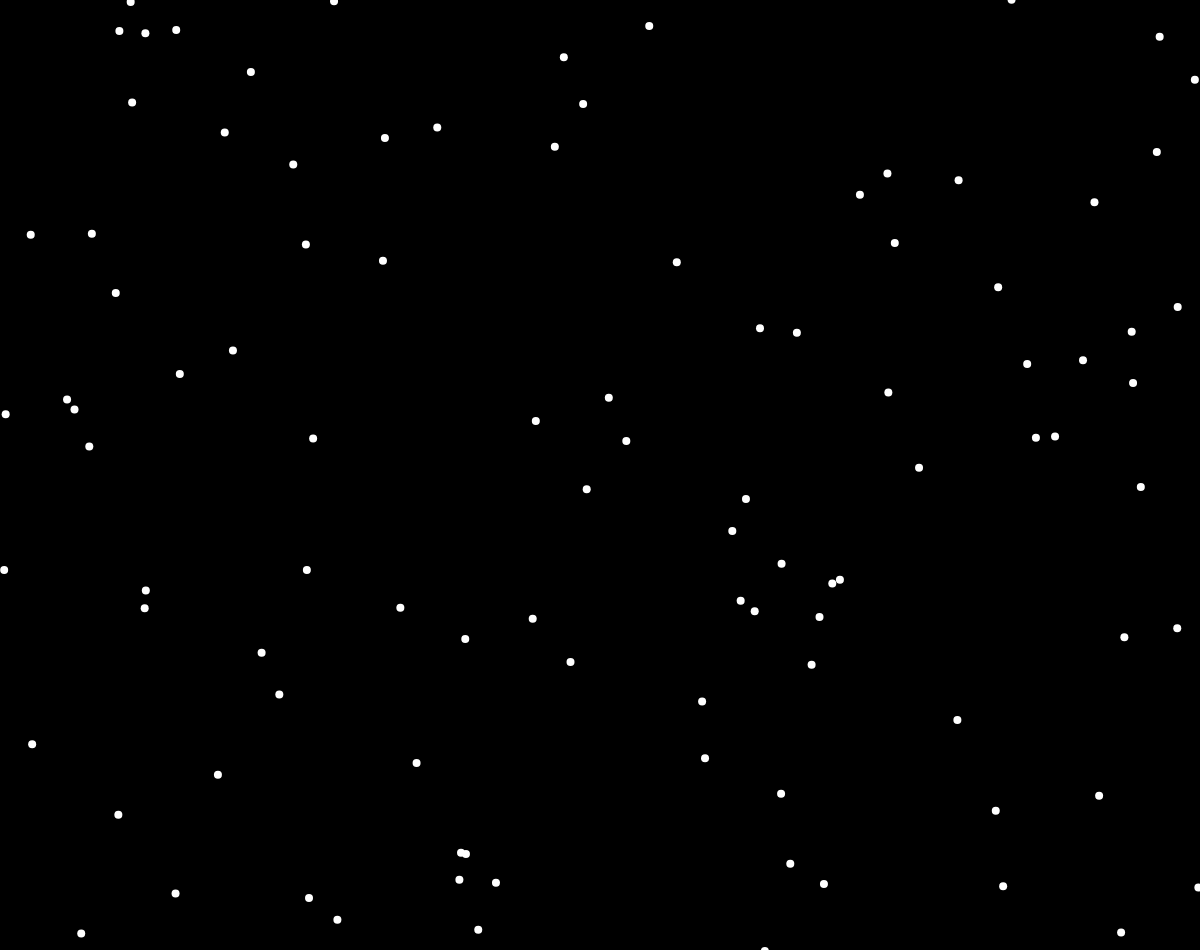
Frame 1 (no input)
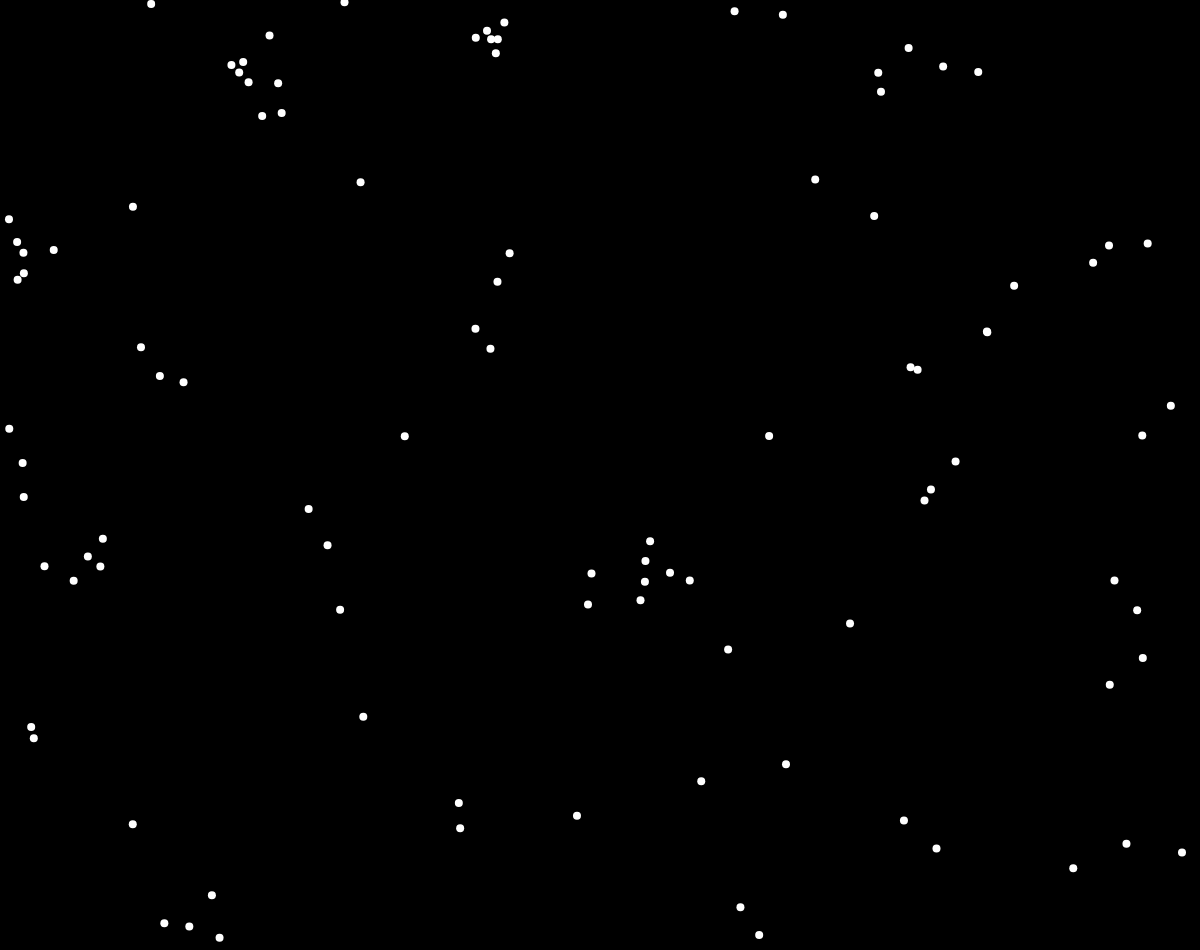
Frame 60 (no input)
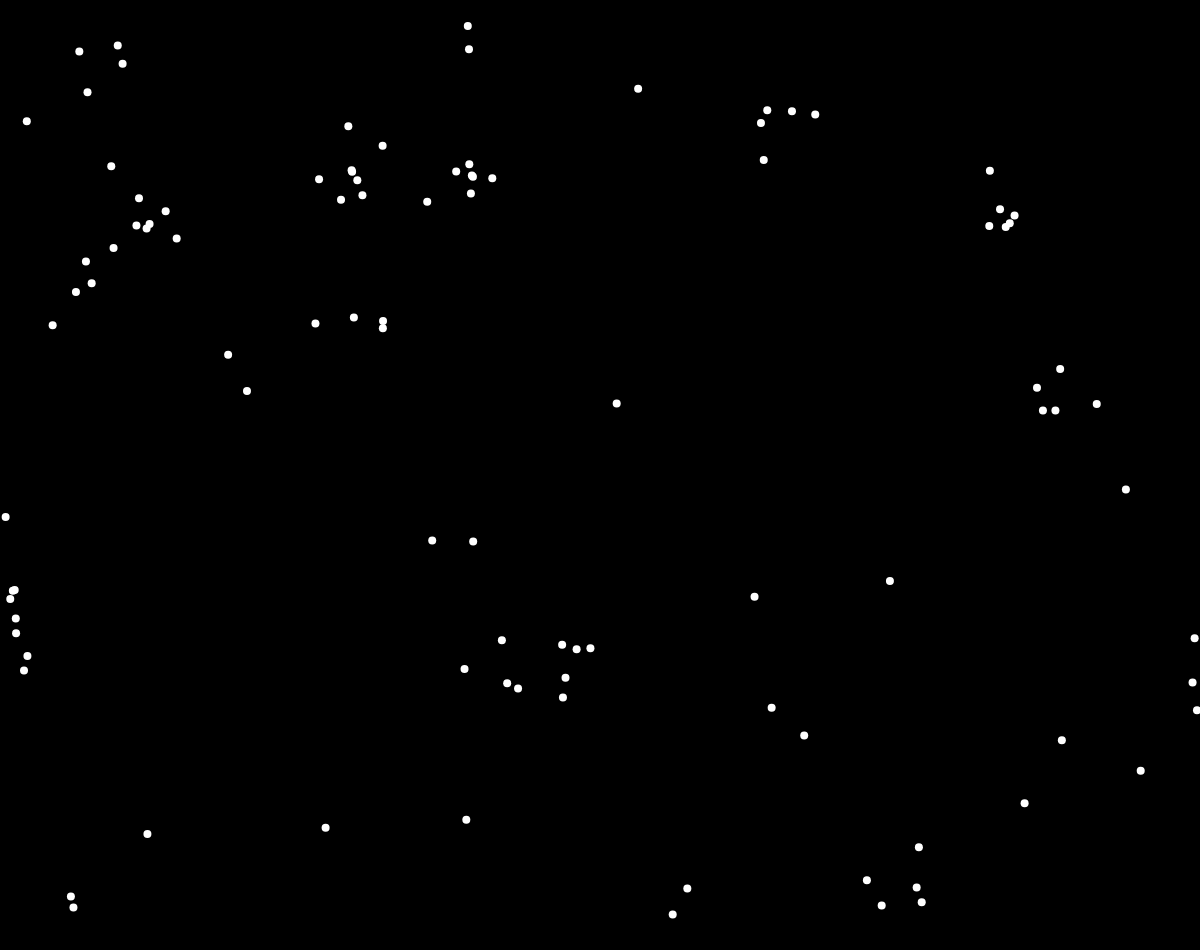
Frame 120 (the mouse pressed at the canvas centre since frame 60)

The p5.js sketch that drew these frames (run headless with seeded random() and noise() and a simulated clock; from frame 60 on, the mouse is pressed at the canvas centre):

// p5.js sketch
// ── sketch.js
/**
 * create a flocking simulation in JavaScript based on Craig Reynolds "boids" algorithm
 *
 * https://www.red3d.com/cwr/boids/
 * https://natureofcode.com/book/chapter-6-autonomous-agents/
 * book - https://mitpress.mit.edu/books/computational-beauty-nature
 * first representation - https://www.youtube.com/watch?v=86iQiV3-3IA
 */

let alignmentSlider, cohesionSlider, separationSlider
let alignmentSliderP, cohesionSliderP, separationSliderP

let flock = []

function setup() {
  createCanvas(windowWidth, windowHeight - 50)
  // background(0)
  alignmentSliderP = createP('Alignment')
  alignmentSlider = createSlider(0, 10, 1, 0.01)
  cohesionSliderP = createP('Cohesion')
  cohesionSlider = createSlider(0, 10, 1, 0.01)
  separationSliderP = createP('Separation')
  separationSlider = createSlider(0, 10, 1, 0.01)

  for (let i = 0; i < 100; i++) {
    flock.push(new Boid())
  }
}

function draw() {
  background(0)

  for (let boid of flock) {
    boid.edges()
    boid.flock(flock)
    boid.update()
    boid.show()
  }
}

// ── boid.js
class Boid {
  constructor () {
    this.pos = createVector(random(width), random(height))
    this.vel = p5.Vector.random2D()
    this.vel.setMag(random(4.5))
    this.acc = createVector()
    this.maxForce = 0.2
    this.maxSpeed = 3
  }

  forces (boids, force) {
    /* if bool === true, is align flock function
     * else is cohesion flock function
     */
    let steering = createVector()
    let perceptionRadius = 50
    let total = 0
    for (let b of boids) {
      let d = dist(this.pos.x, this.pos.y, b.pos.x, b.pos.y)
      // Withing a radio and it's not me
      if (b !== this && d < perceptionRadius) {
        if (force === 'alignment') {
          // Go to the same direction
          steering.add(b.vel)
        } else if (force === 'cohesion') {
          // Go to avg point
          steering.add(b.pos)
        } else if (force === 'separation') {
          // Separate within a radius
          let diff = p5.Vector.sub(this.pos, b.pos)
          // The closer it is the higher will be the magnitude
          diff.div(d)
          steering.add(diff)
        }
        total++
      }
    }
    if (total) {
      steering.div(total)
      if (force === 'cohesion') {
        steering.sub(this.pos)
      }
      steering.setMag(this.maxSpeed)
      steering.sub(this.vel)
      steering.limit(this.maxForce)
    }

    return steering
  }

  edges () {
    if (this.pos.x > width) {
      this.pos.x = 0
    } else if (this.pos.x < 0) {
      this.pos.x = width
    }
    if (this.pos.y > height) {
      this.pos.y = 0
    } else if (this.pos.y < 0) {
      this.pos.y = height
    }
  }

  flock (boids) {
    // Applying forces alignment and cohesion
    let alignment = this.forces(boids, 'alignment')
    alignment.mult(alignmentSlider.value())
    this.acc.add(alignment)
    let cohesion = this.forces(boids, 'cohesion')
    cohesion.mult(cohesionSlider.value())
    this.acc.add(cohesion)
    let separation = this.forces(boids, 'separation')
    separation.mult(separationSlider.value())
    this.acc.add(separation)
  }

  update () {
    this.pos.add(this.vel)
    this.vel.add(this.acc)
    this.vel.limit(this.maxSpeed)
    // Reseting vector
    this.acc.mult(0)
  }

  show () {
    stroke(255)
    strokeWeight(8)
    point(this.pos.x, this.pos.y)
  }
}
